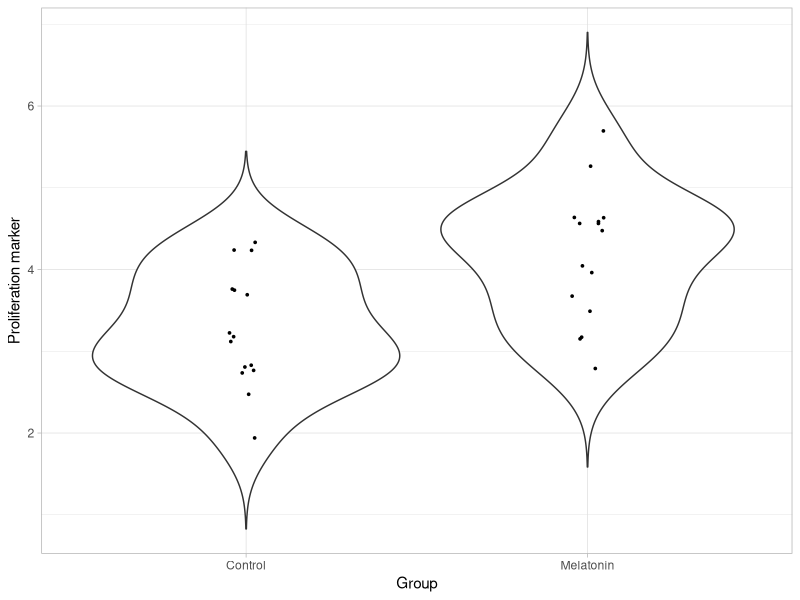

Here is the R script that generated this plot: (Note: this script raises an error after producing the figure.)
# Load packages
library(tidyverse)
library(car) 
# Make 2 groups
df <- data.frame(
  ctrl = rnorm(15, mean = 3.5, sd = .9),
  mel = rnorm(15, mean = 4, sd = .9),
  Group = c('treatment')
) %>%
  gather(Group, Proliferation, 1:2)
df$Group <- factor(
  df$Group,
  levels=c('ctrl','mel'),
  labels=c('Control','Melatonin'))
str(df)
  ## Plot
ggplot(df,aes(x = Group, y = Proliferation))+
  geom_violin(trim = F) +
  geom_jitter(height = 0, width = .05, size = .6) +
  scale_x_discrete(name='Group') +
  scale_y_continuous(name='Proliferation marker') +
  theme_light() +
  ggsave('twogroups.pdf', width = 3, height = 3, units = 'in', device = 'pdf')
  ## shapiro test
shapiro.test(df$Proliferation)
  ## Q-Q plot
ggplot(df, aes(sample = Proliferation)) +
  stat_qq() + stat_qq_line(color = 'red') +
  scale_y_continuous(name = 'Proliferation marker') +
  scale_x_continuous(name = 'Teorico') +
  theme_light() +
  ggsave('qqplot.pdf', width = 3, height = 3, units = 'in', device = 'pdf')
## T-test
t.test(df$Proliferation~df$Group, var.eq = T)
# Make 3 groups data
df <- data.frame(
  ctrl = rnorm(15, mean = 3.5, sd = .9),
  mela = rnorm(15, mean = 3.5, sd = .9),
  melb = rnorm(15, mean = 4, sd = .9),
  melc = rnorm(15, mean = 4.5, sd = .9),
  Group = c('treatment')
) %>%
  gather(Group, Proliferation, 1:4)
df$Group <- factor(
  df$Group,
  levels=c('ctrl','mela','melb','melc'),
  labels=c('Control','Mel 0.1nM','Mel 1nM','Mel 10nM'))
str(df)
## Plot
ggplot(df,aes(x = Group, y = Proliferation))+
  geom_violin(trim = F) +
  geom_jitter(height = 0, width = .05, size = .6) +
  scale_x_discrete(name='Group') +
  scale_y_continuous(name='Proliferation marker') +
  theme_light() +
  ggsave('3groups.pdf', width = 5, height = 3, units = 'in', device = 'pdf')
    ## Shapiro test
shapiro.test(df$Proliferation)
    ## Levene test
leveneTest(df$Proliferation~df$Group, center = mean)
    ## Anova
fit1 <- aov(df$Proliferation~df$Group)
summary(fit1)
TukeyHSD(fit1)
# Make 2 groups data and 2 times
before <- data.frame(
  ctrl = rnorm(30, mean = 5.35, sd = .9),
  mel = rnorm(30, mean = 5.35, sd = .9),
  Group = c('treatment'),
  Time = c('before')
) %>%
  gather(Group, HbA1c, 1:2)
after <- data.frame(
  ctrl = rnorm(30, mean = 3.97, sd = .92),
  mel = rnorm(30, mean = 2.89, sd = .81),
  Group = c('treatment'),
  Time = c('after')
) %>%
  gather(Group, HbA1c, 1:2)

df <- bind_rows(before, after)
df$Group <- factor(
  df$Group,
  levels=c('ctrl','mel'),
  labels=c('Metformin','Melatonin')
)
df$Time <- factor(
  df$Time,
  levels=c('before','after'),
  labels=c('Before','After')
)
str(df)
# Plot
ggplot(df,aes(x = Group, y = HbA1c))+
  geom_violin(trim = F) +
  geom_jitter(height = 0, width = .05, size = .6) +
  scale_x_discrete(name='Group') +
  scale_y_continuous(name='Glycated hemoglobin (HbA1c)') +
  facet_wrap(~ Time) +
  theme_light() +
ggsave('two-way-groups.pdf', width = 5, height = 3, units = 'in', device = 'pdf')
## Shapiro test
shapiro.test(df$HbA1c)
## Levene test
leveneTest(df$HbA1c~df$Group, center = mean)
## Anova
fit2 <- aov(HbA1c ~ Group * Time, data = df)
summary(fit2)
TukeyHSD(fit2)
